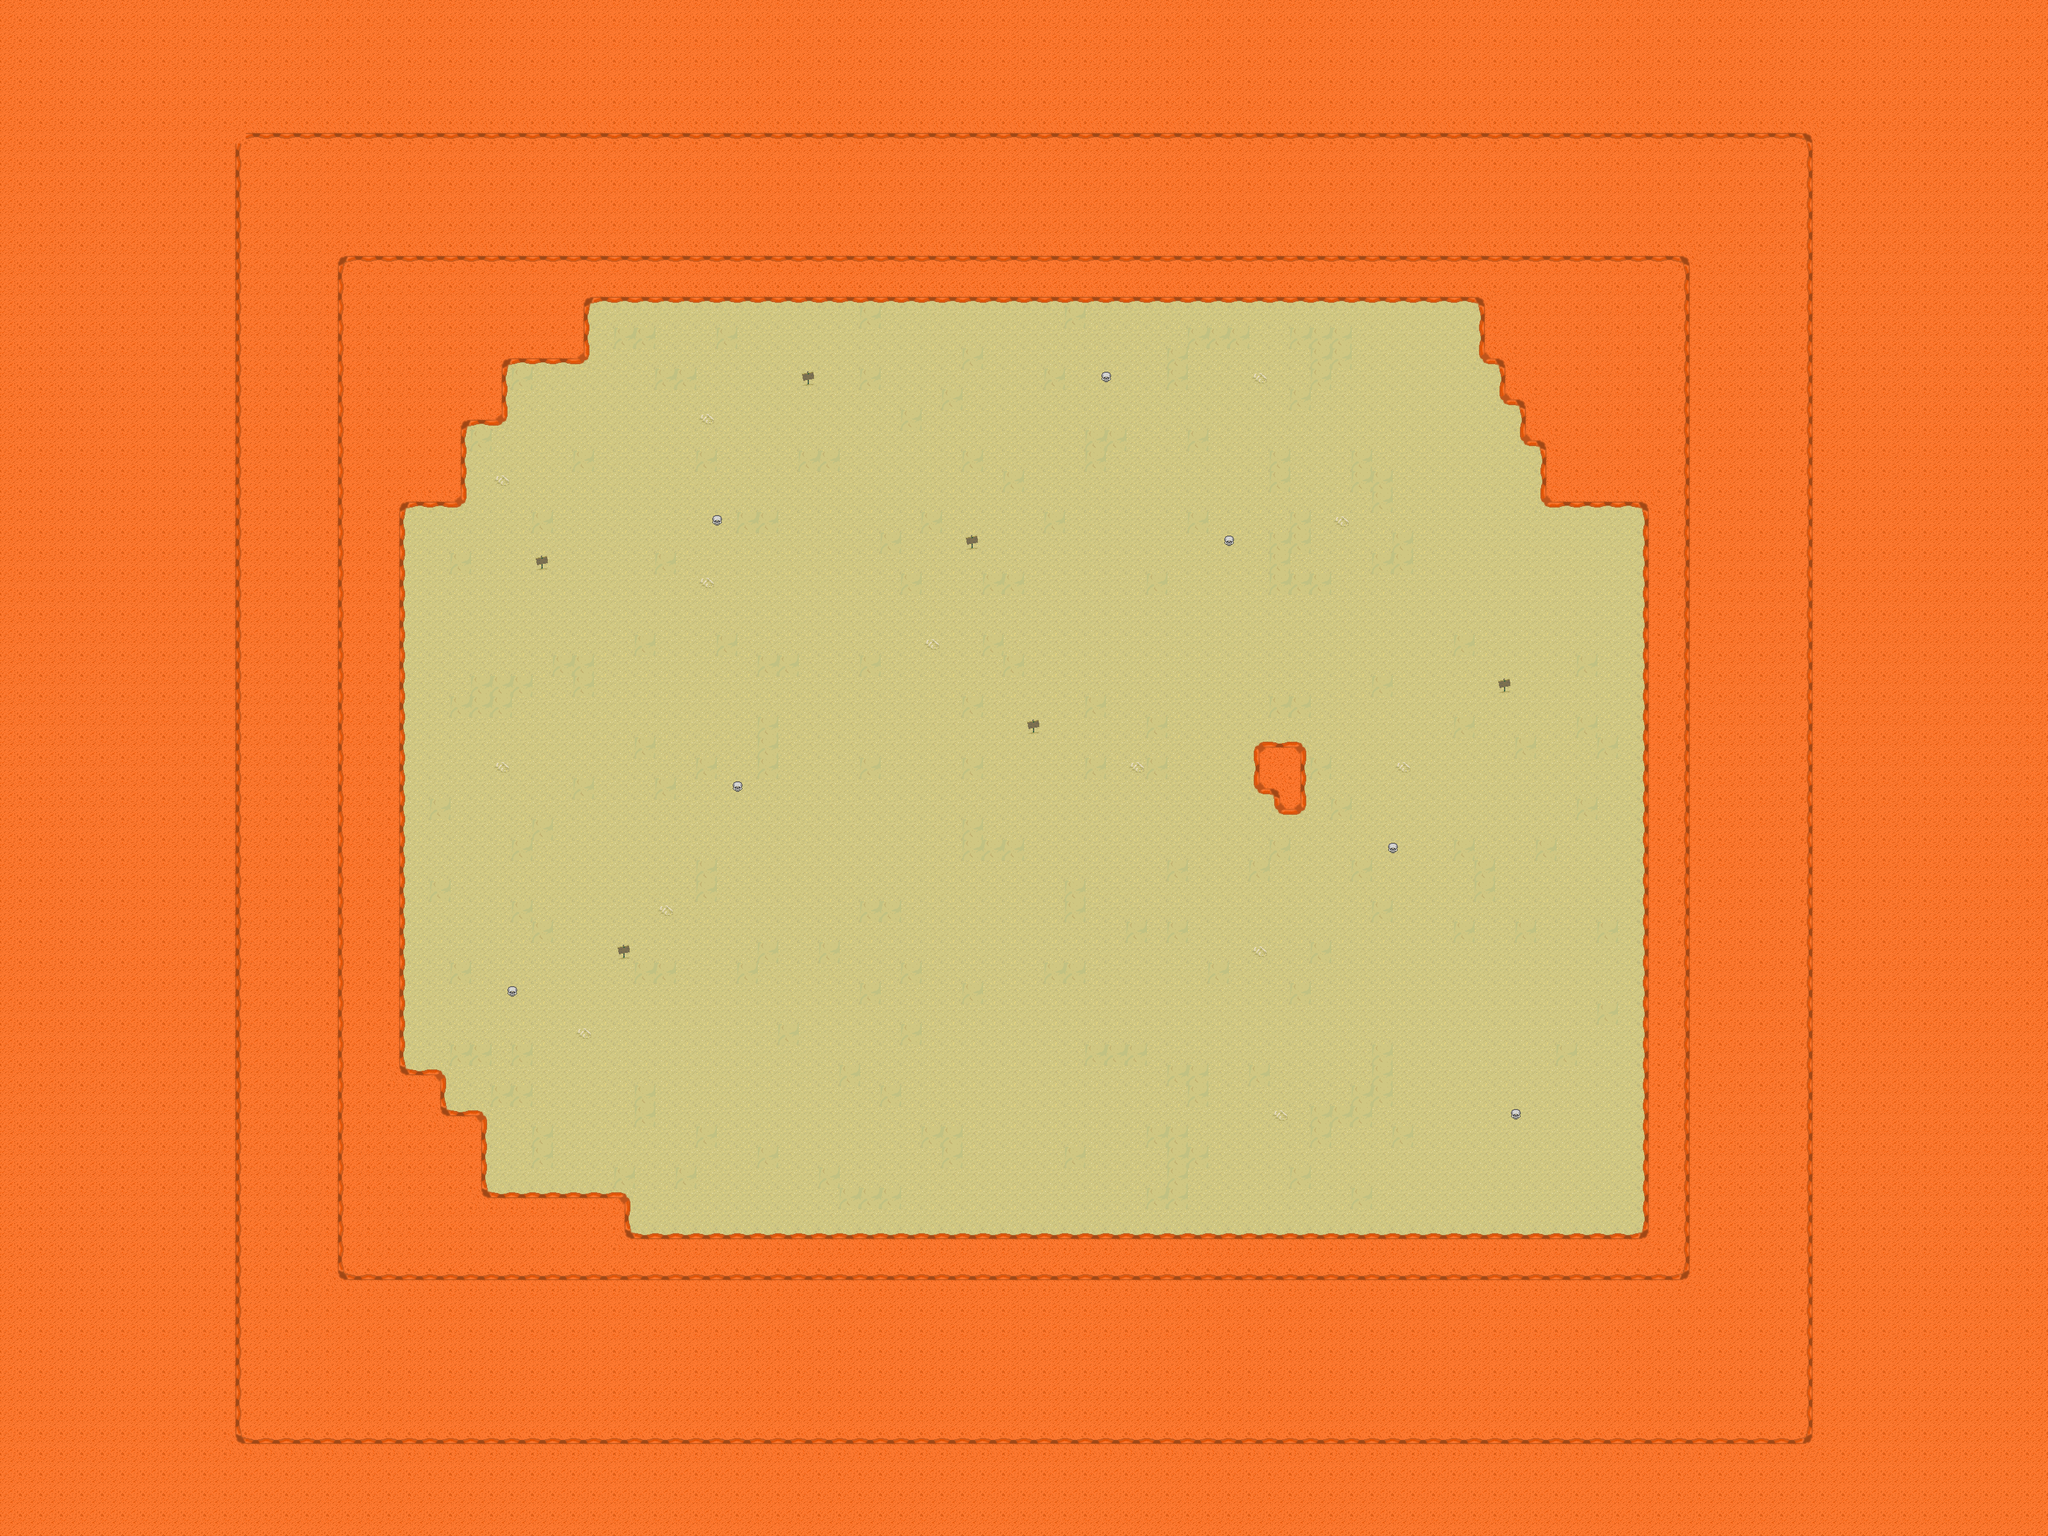

This is a level from a 2D game, rendered from its Tiled map with the project's own tilesets. A one-line summary and the map file follow, with tile-layer data summarised:
An orthogonal 100x75 tile map with 32x32 px tiles, 2 tile layers (ground, decorations), 28 tilesets and 62 objects (24x Objects, 22x Walls, 16x spawn).

<map version="1.10" tiledversion="1.10.2" orientation="orthogonal" renderorder="right-down" width="100" height="75" tilewidth="32" tileheight="32" infinite="0" nextlayerid="8" nextobjectid="170">
 <tileset firstgid="1" source="../../../Map/data/tsx/3.tsx" />
 <tileset firstgid="2" source="../../../Map/data/tsx/5.tsx" />
 <tileset firstgid="3" source="../tsx/objects.tsx" />
 <tileset firstgid="7" source="../tsx/PNG0011.tsx" />
 <tileset firstgid="8" source="../tsx/PNG0010.tsx" />
 <tileset firstgid="9" source="../tsx/pixil-frame-0 (4).tsx" />
 <tileset firstgid="13" source="../tsx/1.tsx" />
 <tileset firstgid="14" source="../tsx/ground2.tsx" />
 <tileset firstgid="15" source="../tsx/ground1.tsx" />
 <tileset firstgid="16" source="../tsx/output-onlinepngtools.tsx" />
 <tileset firstgid="17" source="../tsx/output-onlinepngtools (1).tsx" />
 <tileset firstgid="18" source="../tsx/output-onlinepngtools (2).tsx" />
 <tileset firstgid="19" source="../tsx/ground3.tsx" />
 <tileset firstgid="20" source="../tsx/ground333.tsx" />
 <tileset firstgid="21" source="../tsx/ground33.tsx" />
 <tileset firstgid="22" source="../tsx/ground3-copy-0.tsx" />
 <tileset firstgid="23" source="../tsx/rog.tsx" />
 <tileset firstgid="24" source="../tsx/rog2.tsx" />
 <tileset firstgid="25" source="../tsx/rog4.tsx" />
 <tileset firstgid="26" source="../tsx/rog3.tsx" />
 <tileset firstgid="27" source="../tsx/rog21.tsx" />
 <tileset firstgid="28" source="../tsx/rog22.tsx" />
 <tileset firstgid="29" source="../tsx/rog23.tsx" />
 <tileset firstgid="30" source="../tsx/rog24.tsx" />
 <tileset firstgid="31" source="../tsx/rog31.tsx" />
 <tileset firstgid="32" source="../tsx/rog32.tsx" />
 <tileset firstgid="33" source="../tsx/rog34.tsx" />
 <tileset firstgid="34" source="../tsx/rog33.tsx" />
 <layer id="1" name="ground" width="100" height="75">
  <data>[7500 cells, 7500 non-empty, 23 distinct tile ids]</data>
 </layer>
 <layer id="4" name="decorations" width="100" height="75">
  <data>[7500 cells, 33 non-empty, 4 distinct tile ids]</data>
 </layer>
 <objectgroup id="2" name="objects">
  <object id="37" name="objects" type="Objects" gid="4" x="935.515" y="828.121" width="32" height="32" />
  <object id="38" name="objects" type="Objects" gid="4" x="908.242" y="1352.36" width="32" height="32" />
  <object id="39" name="objects" type="Objects" gid="4" x="1138.55" y="1700.85" width="32" height="32" />
  <object id="40" name="objects" type="Objects" gid="4" x="2077.94" y="1685.7" width="32" height="32" />
  <object id="41" name="objects" type="Objects" gid="4" x="1499.15" y="1467.52" width="32" height="32" />
  <object id="42" name="objects" type="Objects" gid="4" x="2268.85" y="1240.24" width="32" height="32" />
  <object id="43" name="objects" type="Objects" gid="4" x="2005.21" y="1400.85" width="32" height="32" />
  <object id="44" name="objects" type="Objects" gid="4" x="1399.15" y="1143.27" width="32" height="32" />
  <object id="45" name="objects" type="Objects" gid="4" x="2238.55" y="828.121" width="32" height="32" />
  <object id="46" name="objects" type="Objects" gid="4" x="1929.45" y="1070.55" width="32" height="32" />
  <object id="47" name="objects" type="Objects" gid="4" x="1365.82" y="740.242" width="32" height="32" />
  <object id="48" name="objects" type="Objects" gid="4" x="1780.97" y="788.727" width="32" height="32" />
  <object id="49" name="objects" type="Objects" gid="3" x="1059.76" y="1116" width="32" height="32" />
  <object id="50" name="objects" type="Objects" gid="3" x="859.758" y="670.545" width="32" height="32" />
  <object id="51" name="objects" type="Objects" gid="3" x="877.939" y="1709.94" width="32" height="32" />
  <object id="52" name="objects" type="Objects" gid="3" x="1211.27" y="1409.94" width="32" height="32" />
  <object id="53" name="objects" type="Objects" gid="3" x="1535.52" y="1716" width="32" height="32" />
  <object id="54" name="objects" type="Objects" gid="3" x="1647.64" y="1291.76" width="32" height="32" />
  <object id="55" name="objects" type="Objects" gid="3" x="1641.58" y="988.727" width="32" height="32" />
  <object id="56" name="objects" type="Objects" gid="3" x="2065.82" y="685.697" width="32" height="32" />
  <object id="57" name="objects" type="Objects" gid="3" x="2162.79" y="1037.21" width="32" height="32" />
  <object id="58" name="objects" type="Objects" gid="3" x="1784" y="1591.76" width="32" height="32" />
  <object id="59" name="objects" type="Objects" gid="3" x="2277.94" y="1582.67" width="32" height="32" />
  <object id="60" name="objects" type="Objects" gid="3" x="2335.52" y="1528.12" width="32" height="32" />
 </objectgroup>
 <objectgroup id="7" name="objects2">
  <object id="113" name="wall" type="Walls" x="1965" y="1159" width="73" height="80" />
  <object id="114" name="wall" type="Walls" x="1995" y="1232" width="42" height="35" />
  <object id="116" name="wall" type="Walls" x="2408" y="787.333" width="165" height="1.66667" />
  <object id="117" name="wall" type="Walls" x="2376" y="629.333" width="1.66667" height="64" />
  <object id="118" name="wall" type="Walls" x="2343.38" y="566.795" width="1.5" height="63.4545" />
  <object id="119" name="wall" type="Walls" x="2312.5" y="466.5" width="2.75" height="101" />
  <object id="121" name="wall" type="Walls" x="788.5" y="562.25" width="128.5" height="2.75" />
  <object id="122" name="wall" type="Walls" x="720.75" y="657.5" width="68.25" height="2.5" />
  <object id="123" name="wall" type="Walls" x="623.75" y="787.5" width="101.25" height="2.5" />
  <object id="126" name="wall" type="Walls" x="690" y="1674.17" width="5" height="67.5" />
  <object id="128" name="wall" type="Walls" x="753.5" y="1740.33" width="3.5" height="133.667" />
  <object id="129" name="wall" type="Walls" x="758.5" y="1866" width="223.5" height="4" />
  <object id="132" name="wall" type="Walls" x="693.333" y="1738" width="59.3333" height="3.66667" />
  <object id="133" name="wall" type="Walls" x="624.5" y="1674" width="65" height="3.25" />
  <object id="134" name="wall" type="Walls" x="722.625" y="660.5" width="2.75" height="127.25" />
  <object id="135" name="wall" type="Walls" x="787.875" y="566.25" width="3" height="93.5" />
  <object id="136" name="wall" type="Walls" x="913.75" y="464.625" width="5.25" height="97.75" />
  <object id="137" name="wall" type="Walls" x="975.25" y="1870" width="7" height="62" />
  <object id="138" name="wall" type="Walls" x="2410.17" y="690" width="1.66667" height="97.6667" />
  <object id="139" name="wall" type="Walls" x="2343.5" y="628.875" width="33.875" height="1.375" />
  <object id="140" name="wall" type="Walls" x="2311.63" y="566.705" width="32" height="1.04545" />
  <object id="141" name="wall" type="Walls" x="2375.71" y="691.455" width="36.5758" height="1.09091" />
  <object id="143" name="spawn" type="spawn" x="656" y="812" width="338.667" height="836" />
  <object id="146" name="spawn" type="spawn" x="1000" y="1762" width="1544" height="138" />
  <object id="149" name="spawn" type="spawn" x="948" y="497.333" width="1344" height="138.667" />
  <object id="151" name="spawn" type="spawn" x="2400" y="813" width="150" height="936" />
  <object id="153" name="spawn" type="spawn" x="1857" y="704" width="341" height="256" />
  <object id="155" name="spawn" type="spawn" x="1033" y="762" width="571" height="260" />
  <object id="157" name="spawn" type="spawn" x="1004" y="1415" width="457" height="253" />
  <object id="161" name="spawn" type="spawn" x="1010.67" y="1162.67" width="618.667" height="162.667" />
  <object id="162" name="spawn" type="spawn" x="1674" y="1003" width="242" height="236" />
  <object id="163" name="spawn" type="spawn" x="1683" y="1270" width="290" height="264" />
  <object id="164" name="spawn" type="spawn" x="2063" y="1260" width="302" height="212" />
  <object id="165" name="spawn" type="spawn" x="2079" y="1059" width="297" height="137" />
  </objectgroup>
</map>
<!-- 4 of 62 objects omitted -->
